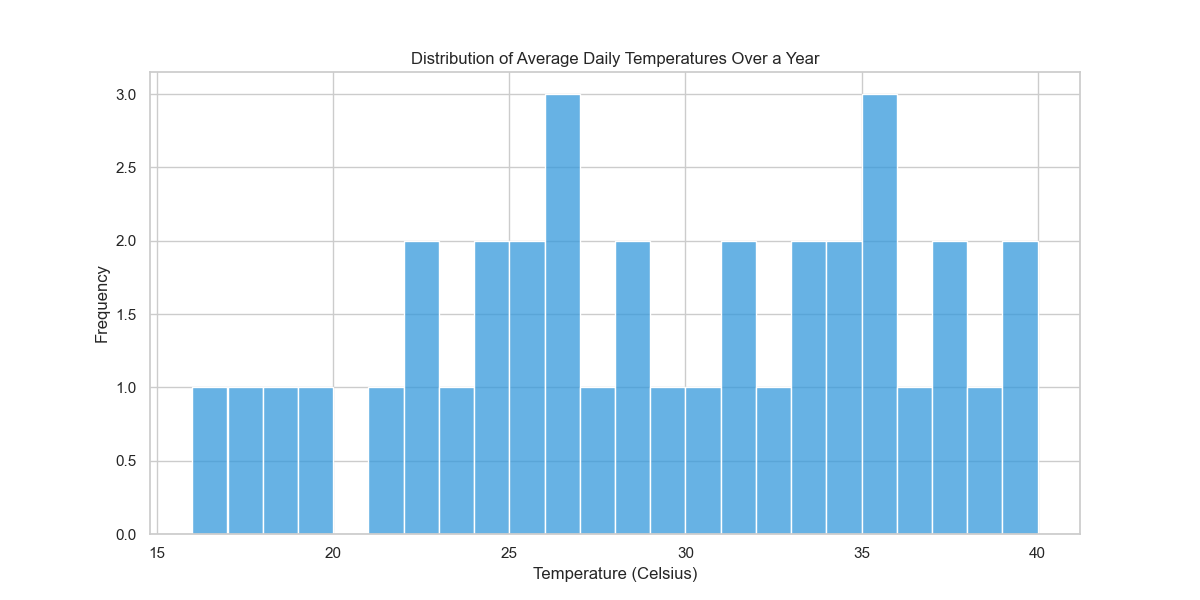

The script that drew this image:

import seaborn as sns
import matplotlib.pyplot as plt
import pandas as pd

# Prepare the data
data = {
    "Temperature": [
        16, 17, 18, 19, 21, 22, 22, 23, 24, 24, 25, 25, 26, 26, 26,
        27, 28, 28, 29, 30, 31, 31, 32, 33, 33, 34, 34, 35, 35, 35,
        36, 37, 37, 38, 39, 40
    ]
}

df = pd.DataFrame(data)

# Set the size of the plot
plt.figure(figsize=(12, 6))

# Create the histogram
sns.histplot(df['Temperature'], 
             bins=10, 
             kde=False, 
             color='#3498db', 
             binwidth=1)

# Set titles and labels
plt.title('Distribution of Average Daily Temperatures Over a Year')
plt.xlabel('Temperature (Celsius)')
plt.ylabel('Frequency')

# Display the plot
plt.show()
